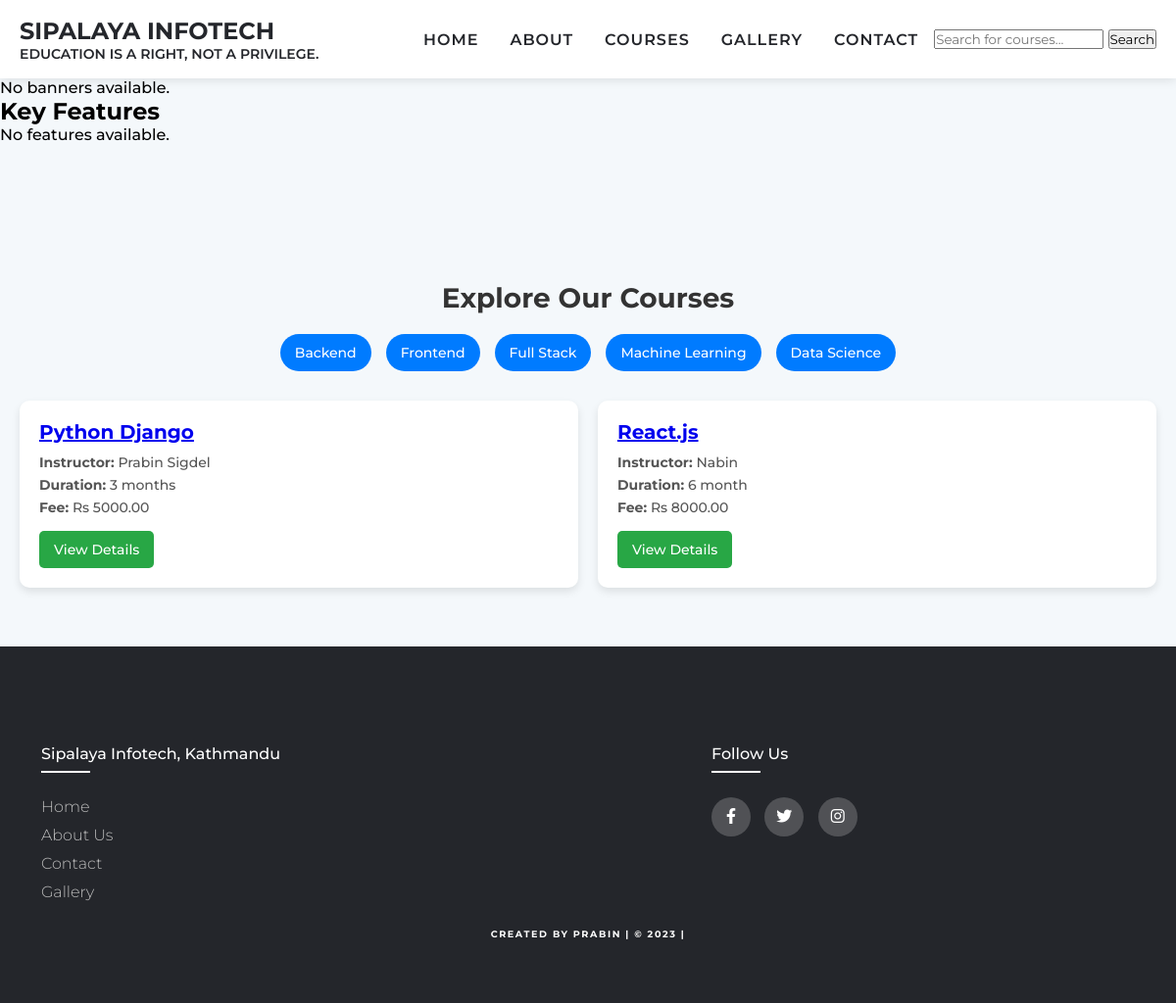
Page /courses/ on the committed database.
### courses/models.py (models this page shows, shortened)
class Category(models.Model):
    name = models.CharField(max_length=100, unique=True)

class Course(models.Model):
    title = models.CharField(max_length=200)
    category = models.ForeignKey(Category, on_delete=models.CASCADE)
    description = models.TextField()
    syllabus = models.TextField()
    duration = models.CharField(max_length=50)
    fee = models.DecimalField(max_digits=10, decimal_places=2)
    instructor = models.ForeignKey(Instructor, on_delete=models.SET_NULL, null=True)
    prerequisites = models.TextField(blank=True, null=True)
    created_at = models.DateTimeField(auto_now_add=True)

class Instructor(models.Model):
    name = models.CharField(max_length=100)
    photo = models.ImageField(upload_to='instructors/', blank=True, null=True)
    bio = models.TextField()
    experience = models.IntegerField()

### courses/views.py (the view)
# urls.py: path('', course_list, name='course_list'),
def course_list(request):
    courses = Course.objects.all()
    categories = Category.objects.all()
    return render(request, 'courses/course_list.html', {'courses': courses, 'categories': categories})

### templates/courses/course_list.html
{% extends 'base.html' %}
{% block content %}
<div class="course-container">
    <h2>Explore Our Courses</h2>
    <ul class="category-list">
        {% for category in categories %}
            <li><a href="{% url 'courses_by_category' category.id %}">{{ category.name }}</a></li>
        {% endfor %}
    </ul>
    <div class="course-grid">
        {% for course in courses %}
            <div class="course-card">
                <div class="course-card-content">
                    <h3><a href="{% url 'course_detail' course.id %}">{{ course.title }}</a></h3>
                    <p><strong>Instructor:</strong> {{ course.instructor.name }}</p>
                    <p><strong>Duration:</strong> {{ course.duration }}</p>
                    <p><strong>Fee:</strong> Rs {{ course.fee }}</p>
                    <a href="{% url 'course_detail' course.id %}" class="btn">View Details</a>
                </div>
            </div>
        {% endfor %}
    </div>
</div>
{% endblock %}

### templates/base.html (shortened to what this page needs)
<!DOCTYPE html>
<html>
{% load static %}
<head>
    <link rel="stylesheet" href="https://cdnjs.cloudflare.com/ajax/libs/font-awesome/6.3.0/css/all.min.css">
    <link rel="stylesheet" href=" {% static 'css/header-footer.css' %}">
    <link rel="stylesheet" href=" {% static 'css/style.css' %}">
    <link rel="stylesheet" href="{% static 'css/courses_css.css' %}">
    <link rel="stylesheet" href="{% static 'css/home_css.css' %}">
    <link rel="stylesheet" href="{% static 'css/banner.css' %}">
</head>
<body>
    <header>
        <div class="logo">
            <a href="#">
                <h1>Sipalaya Infotech</h1>
                <p>Education is a right, not a privilege.</p>
            </a>
        </div>
        <nav>
            <ul>
                <li>
                    <a href="{% url 'homepage' %}">Home</a>
                </li>
                <li>
                    <a href="#About">About</a>
                </li>
                <li>
                    <a href="{% url 'course_list' %}">Courses</a>
                </li>
                <li>
                    <a href="#Gallery">Gallery</a>
                </li>
                <li>
                    <a href="#Contact">Contact</a>
                </li>
            </ul>
            <div class="searchbar">
                <form action="{% url 'search_courses' %}" method="GET">
                    <input type="text" name="q" placeholder="Search for courses..." required>
                    <button type="submit">Search</button>
                </form>
            </div>
        </nav>
    </header>
    <main>
        <section class="banner-slider">
            {% for banner in banners %}
                <div class="slide">
                    <img src="{{ banner.image.url }}" alt="{{ banner.title }}" style="max-width: 100%; height: auto;">
                    <h2>{{ banner.title }}</h2>
                    <p>{{ banner.description }}</p>
                    {% if banner.link %}<a href="{{ banner.link }}" class="btn">Learn More</a>{% endif %}
                </div>
                {% empty %}
                <p>No banners available.</p>
            {% endfor %}
        </section>
        <section class="features">
            <h2>Key Features</h2>
            <div class="feature-grid">
                {% for feature in features %}
                    <div class="feature-item">
                        {% if feature.icon_class %}<i class="{{ feature.icon_class }}"></i>{% endif %}
                        <h3>{{ feature.title }}</h3>
                        <p>{{ feature.description }}</p>
                    </div>
                {% empty %}
                    <p>No features available.</p>
                {% endfor %}
            </div>
        </section>
        {% block content %}{% endblock %}
    </main>
    <footer class="footer">
        <div class="footer-container">
            <div class="row">
                <div class="footer-col">
                    <h4>Sipalaya Infotech, Kathmandu</h4>
                    <ul>
                        <li><a href="{% url 'homepage' %}">Home</a></li>
                        <li><a href="#About">About us</a></li>
                        <li><a href="#Contact">Contact</a></li>
                        <li><a href="#Gallery">Gallery</a></li>
                    </ul>
                </div>
                <div class="footer-col">
                    <h4>follow us</h4>
                    <div class="social-links">
                        <a href="#"><i class="fab fa-facebook-f"></i></a>
                        <a href="#"><i class="fab fa-twitter"></i></a>
                        <a href="#"><i class="fab fa-instagram"></i></a>
                    </div>
                </div>
            </div>
            <div class="creator">
                <span>Created by Prabin | &copy; 2023 |</span>
            </div>
        </div>
    </footer>
</body>
</html>

### static/css/header-footer.css (style rules this page uses)
header { display: flex; justify-content:space-between; align-items: center; padding: 1% 3%; background-color: #fff; box-shadow: 0px .125rem 10px rgba(0, 0, 0, 0.1); position: fixed; top: 0; z-index: 3; width: 100%; }
.logo a { text-decoration: none; color: #24262b; }
.logo a h1 { font-size: 1.5rem; text-transform: uppercase; }
.logo a p { font-size: 0.875rem; font-weight: 550; text-transform: uppercase; }
nav { height: 3.75rem; background: #ffffff; display: flex; align-items: center; }
nav ul { list-style: none; display: flex; justify-content: space-between; }
nav ul li a { color: #24262b; text-decoration: none; font-size: 1rem; font-weight: 600; margin: .125rem .5rem; padding: .25rem .5rem; letter-spacing: .0625rem; text-transform: uppercase; }
.footer { background-color: #24262b; padding: 4.375rem 0; padding-bottom: 0.4rem; }
.footer-container { padding: 1.875rem; position: relative; }
.row { display: flex; flex-wrap: wrap; justify-content:space-between; }
ul { list-style: none; }
.footer-col { width: 40%; padding: 0 .75rem; }
.footer-col h4 { font-size: 1rem; color: #ffffff; text-transform: capitalize; margin-bottom: 2.1875rem; font-weight: 500; position: relative; }
.footer-col h4::before { content: ''; position: absolute; left: 0; bottom: -0.625rem; background-color: #ffffff; height: 2px; box-sizing: border-box; width: 3.125rem; }
.footer-col ul li:not(:last-child) { margin-bottom: .625rem; }
.footer-col ul li a { font-size: 1rem; text-transform: capitalize; color: #ffffff; text-decoration: none; font-weight: 300; color: #bbbbbb; display: block; transition: all 0.3s ease; }
.social-links a { display: inline-block; height: 2.5rem; width: 2.5rem; background-color: rgba(255, 255, 255, 0.2); margin: 0 .625rem .625rem 0; text-align: center; line-height: 2.5rem; border-radius: 50%; color: #ffffff; transition: all 0.5s ease; }
.creator { margin: 1rem; padding: 1rem; color: #fff; font-weight: 700; text-align: center; font-size: 0.6rem; line-height: 0.2rem; letter-spacing: 0.1rem; text-transform: uppercase; }

### static/css/style.css (style rules this page uses)
* { margin: 0; padding: 0; box-sizing: border-box; font-family: 'Montserrat', sans-serif; }
html { scroll-behavior: smooth; }
body { font-weight: 500; color: rgb(0, 0, 0); background: #fcfcfc89; }

### static/css/courses_css.css (style rules this page uses)
body { font-family: 'Poppins', sans-serif; background-color: #f4f8fb; margin: 0; padding: 0; }
header { position: fixed; top: 0; width: 100%; height: 80px; background: white; box-shadow: 0px 2px 10px rgba(0, 0, 0, 0.1); display: flex; align-items: center; padding: 0 20px; }
main { padding-top: 80px; }
.course-container { margin-top: 100px; max-width: 1200px; margin: 40px auto; padding: 20px; }
.course-container h2 { margin-top: 80px; text-align: center; font-size: 28px; color: #333; margin-bottom: 20px; }
.category-list { display: flex; justify-content: center; gap: 15px; flex-wrap: wrap; margin-bottom: 30px; }
.category-list li { list-style: none; }
.category-list a { display: inline-block; padding: 10px 15px; background: #007bff; color: white; border-radius: 20px; text-decoration: none; font-size: 14px; transition: 0.3s ease; }
.course-grid { display: grid; grid-template-columns: repeat(auto-fit, minmax(300px, 1fr)); gap: 20px; }
.course-card { background: white; border-radius: 10px; box-shadow: 0 4px 8px rgba(0, 0, 0, 0.1); overflow: hidden; transition: transform 0.3s ease, box-shadow 0.3s ease; }
.course-card-content { padding: 20px; }
.course-card h3 { font-size: 20px; color: #007bff; margin: 0 0 10px; }
.course-card p { font-size: 14px; color: #555; margin: 5px 0; }
.btn { display: inline-block; padding: 10px 15px; background: #28a745; color: white; text-decoration: none; border-radius: 5px; margin-top: 10px; font-size: 14px; transition: 0.3s ease; }

### static/css/home_css.css (style rules this page uses)
body { font-family: Arial, sans-serif; }

### rows in the picture
Category: name "Backend"
Category: name "Frontend"
Category: name "Full Stack"
Category: name "Machine Learning"
Category: name "Data Science"
Course: title "Python Django", instructor.name "Prabin Sigdel", duration "3 months", fee "5000.00"
Course: title "React.js", instructor.name "Nabin", duration "6 month", fee "8000.00"
